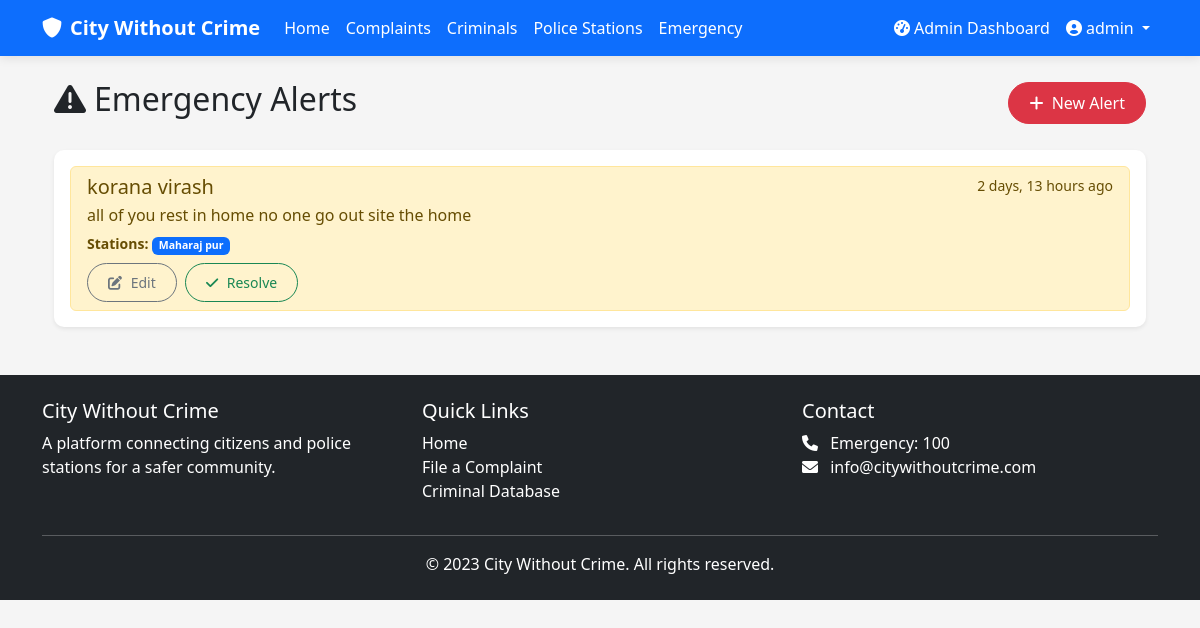
The page /emergency/ (signed in) on the database its author committed.
### cwc_app/models.py (models this page shows, shortened)
class User(AbstractUser):
    is_police = models.BooleanField(default=False)
    is_admin = models.BooleanField(default=False)
    station = models.ForeignKey('PoliceStation', on_delete=models.SET_NULL, null=True, blank=True)

class EmergencyAlert(models.Model):
    title = models.CharField(max_length=200)
    description = models.TextField()
    stations = models.ManyToManyField(PoliceStation)
    created_by = models.ForeignKey(User, on_delete=models.CASCADE)
    created_at = models.DateTimeField(auto_now_add=True)
    is_active = models.BooleanField(default=True)

class PoliceStation(models.Model):
    name = models.CharField(max_length=100)
    address = models.TextField()
    contact_number = models.CharField(max_length=15)
    email = models.EmailField()
    jurisdiction = models.CharField(max_length=100)
    created_at = models.DateTimeField(auto_now_add=True)

### cwc_app/views.py (the view)
# urls.py: path('emergency/', views.emergency_list, name='emergency_list'),
@login_required
def emergency_list(request):
    alerts = EmergencyAlert.objects.filter(is_active=True).order_by('-created_at')
    return render(request, 'emergency/list.html', {'alerts': alerts})

### templates/emergency/list.html (shortened to what this page needs)
{% extends 'base.html' %}
{% block content %}
<div class="container">
    <div class="d-flex justify-content-between align-items-center mb-4">
        <h2><i class="fas fa-exclamation-triangle me-2"></i>Emergency Alerts</h2>
        {% if user.is_police or user.is_admin %}
        <a href="{% url 'create_emergency' %}" class="btn btn-danger">
            <i class="fas fa-plus me-1"></i> New Alert
        </a>
        {% endif %}
    </div>
    <div class="card shadow-sm">
        <div class="card-body">
            <div class="list-group">
                {% for alert in alerts %}
                <div class="list-group-item list-group-item-action {% if alert.is_active %}list-group-item-warning{% endif %}">
                    <div class="d-flex w-100 justify-content-between">
                        <h5 class="mb-1">{{ alert.title }}</h5>
                        <small>{{ alert.created_at|timesince }} ago</small>
                    </div>
                    <p class="mb-1">{{ alert.description }}</p>
                    <small>
                        <strong>Stations:</strong>
                        {% for station in alert.stations.all %}
                        <span class="badge bg-primary">{{ station.name }}</span>
                        {% endfor %}
                    </small>
                    {% if user.is_police or user.is_admin %}
                    <div class="mt-2">
                        <a href="#" class="btn btn-sm btn-outline-secondary">
                            <i class="fas fa-edit"></i> Edit
                        </a>
                        {% if alert.is_active %}
                        <a href="#" class="btn btn-sm btn-outline-success ms-1">
                            <i class="fas fa-check"></i> Resolve
                        </a>
                        {% endif %}
                    </div>
                    {% endif %}
                </div>
                {% endfor %}
            </div>
        </div>
    </div>
</div>
{% endblock %}

### templates/partials/navbar.html (shortened to what this page needs)
<nav class="navbar navbar-expand-lg navbar-dark bg-primary">
    <div class="container">
        <a class="navbar-brand" href="{% url 'home' %}">
            <i class="fas fa-shield-alt me-2"></i>City Without Crime
        </a>
        <div class="collapse navbar-collapse" id="navbarNav">
            <ul class="navbar-nav me-auto">
                <li class="nav-item">
                    <a class="nav-link text-white" href="{% url 'home' %}">Home</a>
                </li>
                <li class="nav-item">
                    <a class="nav-link text-white" href="{% url 'complaint_list' %}">Complaints</a>
                </li>
                <li class="nav-item">
                    <a class="nav-link text-white" href="{% url 'criminal_list' %}">Criminals</a>
                </li>
                {% if user.is_police or user.is_admin %}
                <li class="nav-item">
                    <a class="nav-link text-white" href="{% url 'station_list' %}">Police Stations</a>
                </li>
                <li class="nav-item">
                    <a class="nav-link text-white" href="{% url 'emergency_list' %}">Emergency</a>
                </li>
                {% endif %}
            </ul>
            <ul class="navbar-nav">
                {% if user.is_authenticated %}
                    {% if user.is_admin %}
                        <li class="nav-item">
                            <a class="nav-link text-white" href="{% url 'admin_dashboard' %}">
                                <i class="fas fa-tachometer-alt me-1"></i>Admin Dashboard
                            </a>
                        </li>
                    {% elif user.is_police %}
                        <li class="nav-item">
                            <a class="nav-link text-white" href="{% url 'police_dashboard' %}">
                                <i class="fas fa-tachometer-alt me-1"></i>Police Dashboard
                            </a>
                        </li>
                    {% endif %}
                    <li class="nav-item dropdown">
                        <a class="nav-link dropdown-toggle text-white" href="#" id="userDropdown" role="button" data-bs-toggle="dropdown">
                            <i class="fas fa-user-circle me-1"></i>{{ user.username }}
                        </a>
                    </li>
                {% endif %}
            </ul>
        </div>
    </div>
</nav>

### static/css/style.css (style rules this page uses)
:root { --primary-color: #0d6efd; --secondary-color: #f03848; --success-color: #198754; --danger-color: #dc3545; --warning-color: #ffc107; --info-color: #0dcaf0; --light-color: #f8f9fa; --dark-color: #212529; }
body { font-family: 'Segoe UI', Tahoma, Geneva, Verdana, sans-serif; background-color: #f5f5f5; }
.card { transition: transform 0.3s ease, box-shadow 0.3s ease; border: none; border-radius: 10px; box-shadow: 0 4px 6px rgba(0, 0, 0, 0.1); }
.btn { border-radius: 50px; padding: 8px 20px; font-weight: 500; }
.navbar { box-shadow: 0 2px 10px rgba(0, 0, 0, 0.1); }
.navbar-brand { font-weight: 700; }
.btn i { margin-right: 5px; }

### rows shown on the page
User: username "admin"
EmergencyAlert: title "korana virash", created_at "2 days, 13 hours", description "all of you rest in home no one go out site the home", is_active True (drawn)
PoliceStation: name "Maharaj pur"
